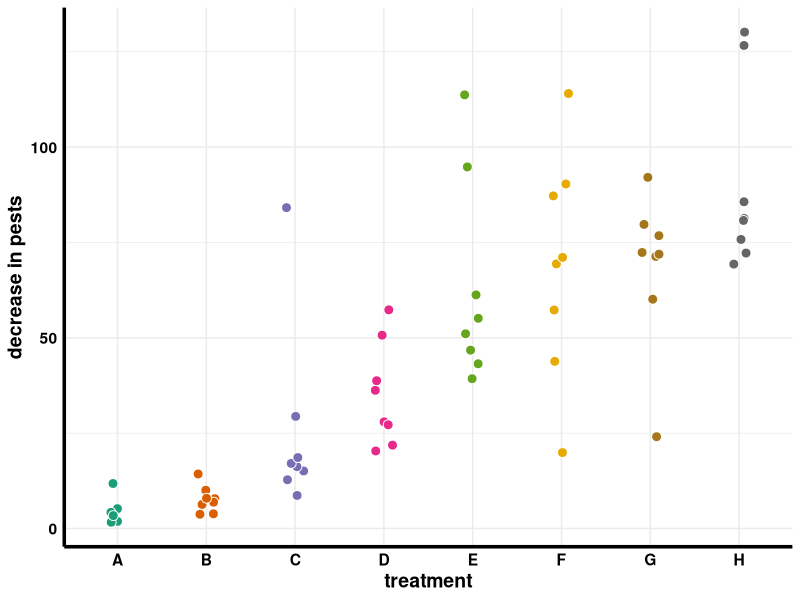
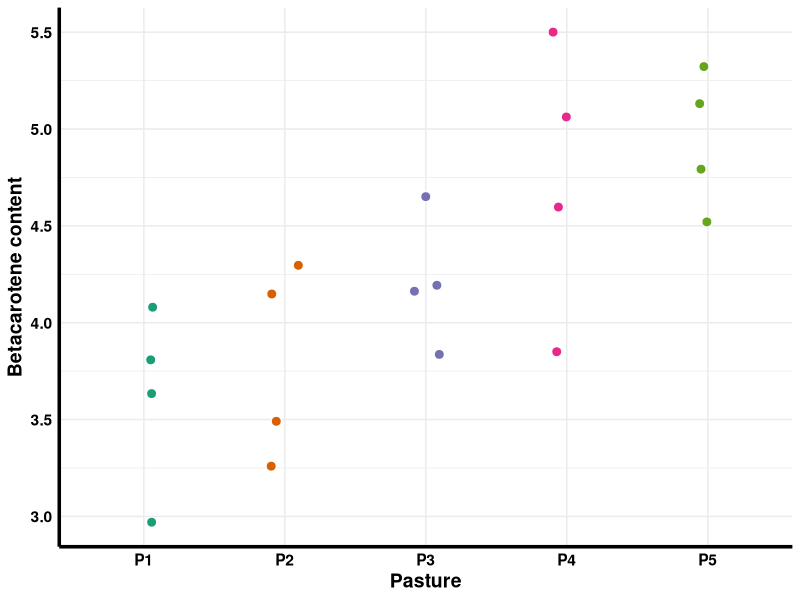
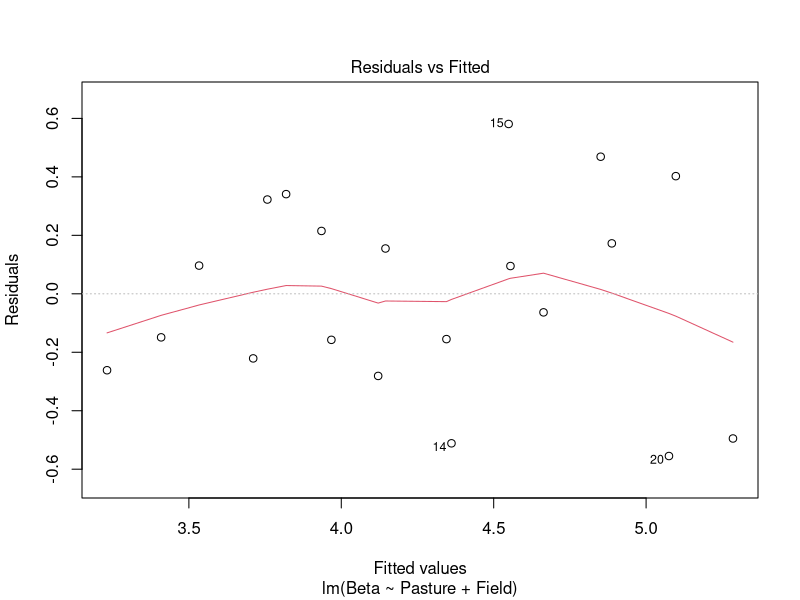
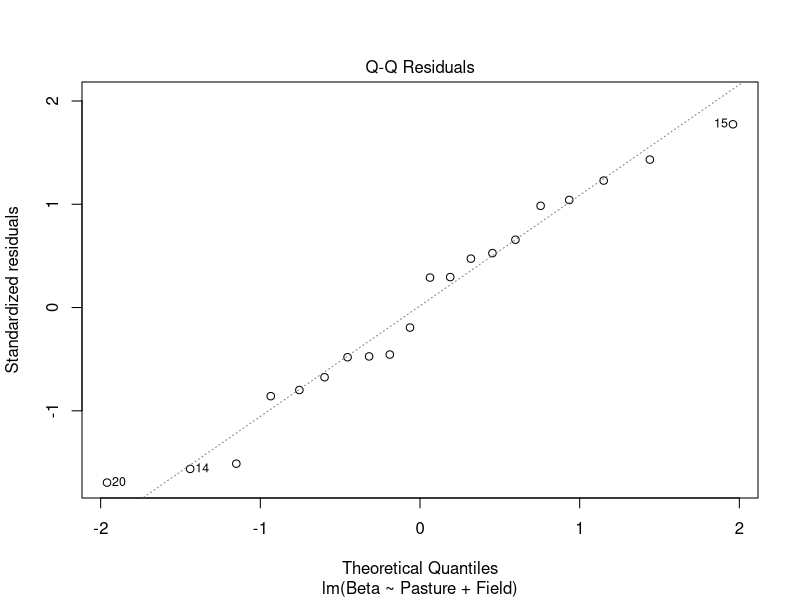
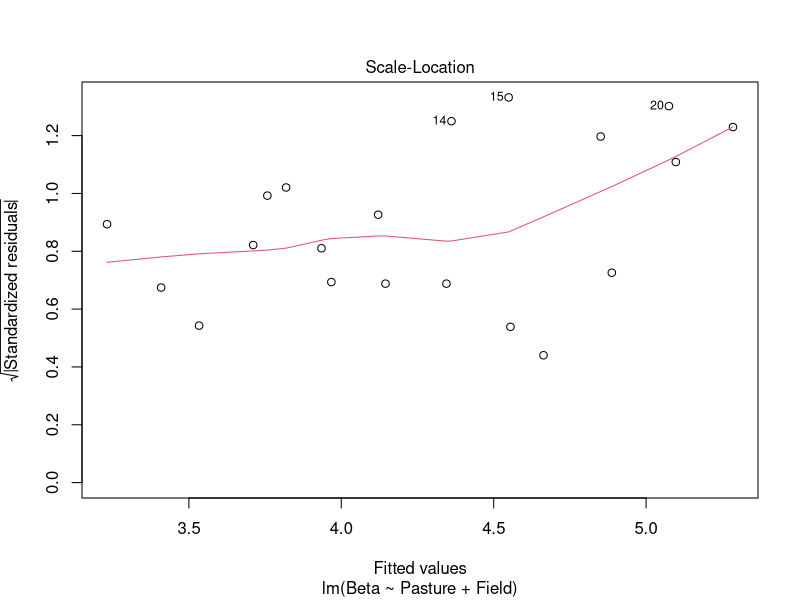

The R source for these figures, in order:
## ---- chunk 1
knitr::opts_chunk$set(echo = TRUE)
## ---- chunk 2
#the same ones we used last time
library(emmeans)  
library(multcomp)
library(multcompView)
library(ggplot2) 
library(tidyr)
library(dplyr)
library(readr)
library(readxl)
library(RColorBrewer)
library(viridis)
## ---- chunk 3
head(OrchardSprays)
## ---- chunk 4
OrchardSprays %>% 
  ggplot(aes(x = treatment, y = decrease)) +
  geom_point(aes(fill = treatment), size = 3, color = "white", shape = 21,
             position = position_jitter(0.1, seed = 666)) +
  scale_fill_brewer(type = "qual", palette = "Dark2") +
  labs(y = "decrease in pests") +
  theme_minimal() +
  theme(
    axis.line = element_line(size = 1.2),
    text = element_text(size = 14, color = "black", face = "bold"),
    axis.text = element_text(color = "black"),
    legend.position = "none"
  )
## ---- chunk 5
chicken_experiment <- read_csv("../data/betacarotenoid.csv")
head(chicken_experiment)
## ---- chunk 6
chicken_experiment %>% 
  ggplot(aes(x = Pasture, y = Beta)) +
  geom_point(aes(fill = Pasture), size = 3, color = "white", shape = 21,
             position = position_jitter(0.1, seed = 666)) +
  scale_fill_brewer(type = "qual", palette = "Dark2") +
  labs(y = "Betacarotene content") +
  theme_minimal() +
  theme(
    axis.line = element_line(size = 1.2),
    text = element_text(size = 14, color = "black", face = "bold"),
    axis.text = element_text(color = "black"),
    legend.position = "none"
  )
## ---- chunk 7
model_beta <- lm(Beta ~ Pasture + Field, data = chicken_experiment)
## ---- chunk 8
plot(model_beta, which = c(1, 2, 3))
## ---- chunk 9
anova(model_beta)
## ---- chunk 10
estimate_beta <- emmeans(model_beta, pairwise ~ Pasture)
cld(estimate_beta$emmean, Letters = letters)
